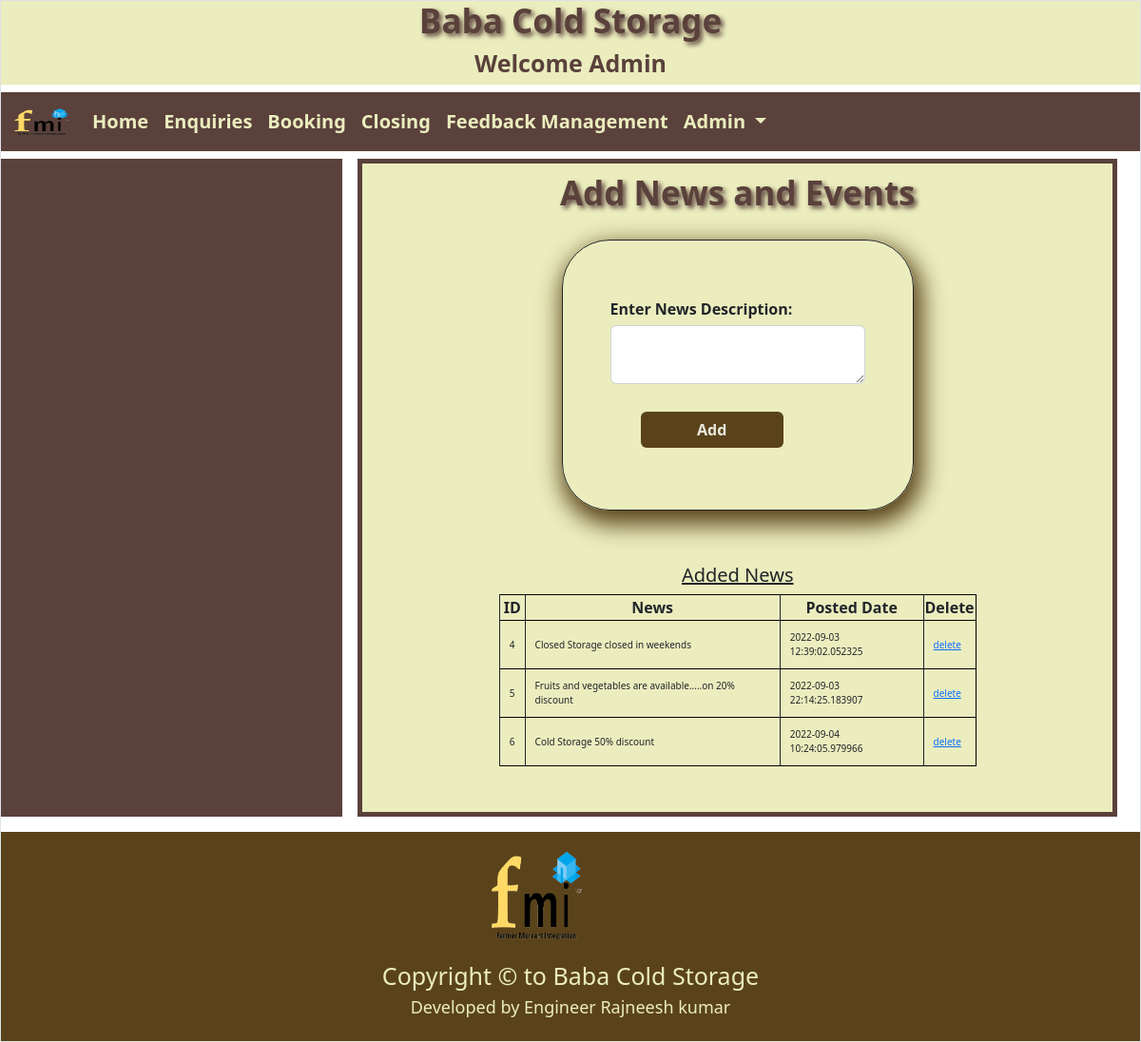
Screenshot of /adminapp/adminhome/ (signed in) with the database file from the repository.
### adminapp/models.py (models this page shows)
class News(models.Model):
    newstext=models.TextField()
    newsdate=models.CharField(max_length=30)

### adminapp/views.py (the view)
# urls.py: path('adminhome/',views.adminhome,name='adminhome'),
def adminhome(request):
    try:
        if request.session['userid']:
            ns=News.objects.all()
            return render(request,'adminhome.html',{'ns':ns})
    except:
        return render(request,'login.html')

### adminapp/templates/adminhome.html (shortened to what this page needs)
{% extends "adminbase.html" %}
{% block body %}
 <h4 style="color:#5a413b; text-align:center; font-weight:bold; margin-top:10px;font-size:35px; text-shadow:3px 3px 5px;">Add News and Events</h4>
<div class="row">
 <div class="col-sm-3"></div>
 <div class="col-sm-6 ">
<form action="{% url 'adminapp:addnews' %}" method="post" style="border:1px solid; padding:50px; margin-top:20px; border-radius:50px; box-shadow:4px 10px 24px  5px #5a431b;">
  <div class="form-group">
   <label>Enter News Description:</label>
   <textarea name="newstext" class="form-control"></textarea>
  </div>
<br/>
<input type="submit" class="btn  " value="Add" style="margin-bottom:15px;margin-left:12%;width:150px; background-color:#5a431b ;color:#ebebde; font-weight:bolder;" />
</form>
 </div>
 <div class="col-sm-3 "></div>
</div>
<div class="row mt-2">
    <div class="col-sm-2"></div>
    <div class="col-sm-8 my-5 " >
        <h5 style="text-align:center; text-decoration:underline;">Added News</h5>
        <table border="1" style="margin:0 auto;">
<tr>
    <th>ID</th>
    <th>News</th>
    <th>Posted Date</th>
    <th>Delete</th>
</tr>
            {%   for n in ns %}
            <tr>
                <td>{{n.id}}</td>
                <td>{{n.newstext}}</td>
                <td>{{n.newsdate}}</td>
                <td><a href="{% url 'adminapp:deletenews' id=n.id %}">delete</a></td>
            </tr>
            {% endfor %}
        </table>
    </div>
   <div class="col-sm-2">
</div>
</div>
{% endblock body %}

### adminapp/templates/adminbase.html (style rules this page uses)
table tr { border:1px solid black; }
table th { text-align:center; border-left:1px solid; }
table td { border-left:1px solid; font-size:10px; padding:10px; }
table tr td a { font-size:10px; }
form input { margin-top:5px; }
form textarea { margin-top:5px; }
form label { margin-top:10px; font-weight:bold; }

### rows the page displays
News: id "4", newstext "Closed Storage closed in weekends", newsdate "2022-09-03 12:39:02.052325"
News: id "5", newstext "Fruits and vegetables are available.....on 20% discount", newsdate "2022-09-03 22:14:25.183907"
News: id "6", newstext "Cold Storage 50% discount", newsdate "2022-09-04 10:24:05.979966"
